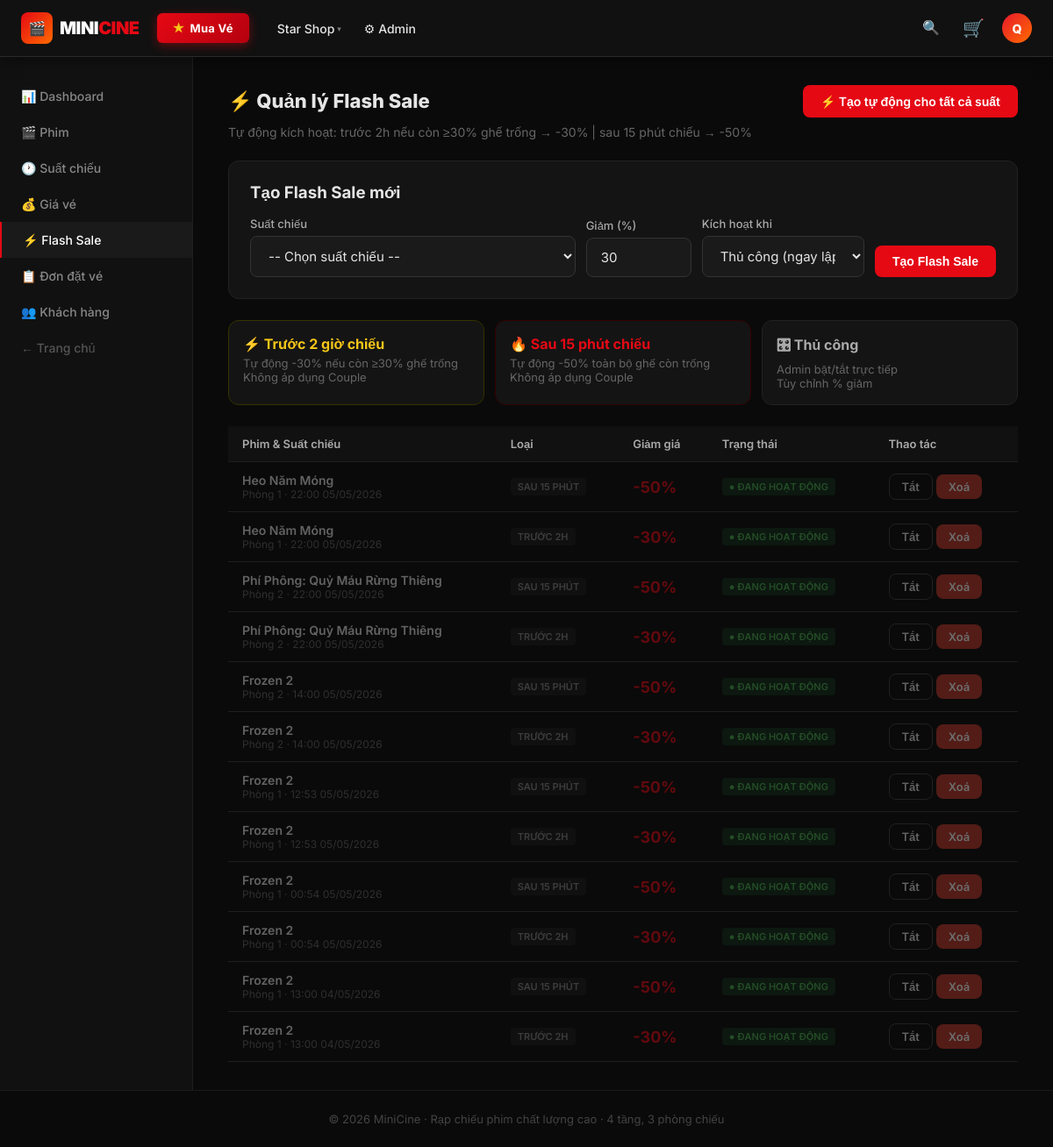
/admin/flash.php (signed in), run on the app's committed database.
### tables this page shows
CREATE TABLE `tblflashsales` (
  `id` int(10) UNSIGNED NOT NULL,
  `show_id` int(10) UNSIGNED NOT NULL,
  `discount_pct` tinyint(3) UNSIGNED NOT NULL DEFAULT 30,
  `trigger_type` enum('pre2h','post15m','manual') NOT NULL DEFAULT 'pre2h',
  `is_active` tinyint(1) NOT NULL DEFAULT 1
);

CREATE TABLE `tblmovies` (
  `id` int(10) UNSIGNED NOT NULL,
  `title` varchar(255) NOT NULL,
  `description` text DEFAULT NULL,
  `genre` varchar(100) DEFAULT NULL,
  `duration_min` smallint(5) UNSIGNED NOT NULL DEFAULT 90,
  `poster_url` varchar(255) DEFAULT NULL,
  `trailer_url` varchar(255) DEFAULT NULL,
  `status` enum('showing','upcoming','ended') NOT NULL DEFAULT 'upcoming',
  `age_rating` enum('P','T13','T16','T18') NOT NULL DEFAULT 'P',
  `avg_rating` decimal(3,1) NOT NULL DEFAULT 0.0,
  `created_at` datetime NOT NULL DEFAULT current_timestamp()
);

CREATE TABLE `tblrooms` (
  `id` tinyint(3) UNSIGNED NOT NULL,
  `floor` tinyint(3) UNSIGNED NOT NULL,
  `name` varchar(50) NOT NULL
);

CREATE TABLE `tblshows` (
  `id` int(10) UNSIGNED NOT NULL,
  `movie_id` int(10) UNSIGNED NOT NULL,
  `room_id` tinyint(3) UNSIGNED NOT NULL,
  `start_time` datetime NOT NULL,
  `end_time` datetime NOT NULL
);

### admin/flash.php (the view, shortened to what this page needs)
<?php
require_once __DIR__ . '/../includes/layout.php';
$db  = db();
$sales = $db->query("
    SELECT fs.*, m.title as movie_title, s.start_time, r.name as room_name
    FROM tblFlashSales fs
    JOIN tblShows  s ON s.id=fs.show_id
    JOIN tblMovies m ON m.id=s.movie_id
    JOIN tblRooms  r ON r.id=s.room_id
    ORDER BY s.start_time DESC
")->fetch_all(MYSQLI_ASSOC);
?>
<div class="admin-layout">
<?php include __DIR__ . '/sidebar.php'; ?>
<div class="admin-content">
  <div style="display:flex;justify-content:space-between;align-items:center;margin-bottom:8px;flex-wrap:wrap;gap:12px">
    <h1 style="font-size:22px;font-weight:800">⚡ Quản lý Flash Sale</h1>
    <a href="?action=auto_create_all" class="btn btn-primary"
       onclick="return confirm('Tự động tạo Flash Sale (pre2h -30% và post15m -50%) cho tất cả suất chiếu chưa có?')">
      ⚡ Tạo tự động cho tất cả suất
    </a>
  </div>
  <p class="text-muted mb-3" style="font-size:14px">
    Tự động kích hoạt: trước 2h nếu còn ≥30% ghế trống → -30% | sau 15 phút chiếu → -50%
  </p>
  <div class="card mb-3">
    <div class="card-body">
      <h3 style="margin-bottom:16px">Tạo Flash Sale mới</h3>
      <form method="post" style="display:flex;gap:12px;flex-wrap:wrap;align-items:flex-end">
        <div class="form-group" style="flex:2;min-width:200px;margin:0">
          <label>Suất chiếu</label>
          <select class="form-control" name="show_id" required>
            <option value="">-- Chọn suất chiếu --</option>
          </select>
        </div>
        <div class="form-group" style="width:120px;margin:0">
          <label>Giảm (%)</label>
          <input class="form-control" type="number" name="discount_pct" min="1" max="90" value="30">
        </div>
        <div class="form-group" style="flex:1;min-width:160px;margin:0">
          <label>Kích hoạt khi</label>
          <select class="form-control" name="trigger_type">
            <option value="manual">Thủ công (ngay lập tức)</option>
          </select>
        </div>
        <button class="btn btn-primary" type="submit" style="flex-shrink:0">Tạo Flash Sale</button>
      </form>
    </div>
  </div>
  <div style="display:grid;grid-template-columns:1fr 1fr 1fr;gap:12px;margin-bottom:24px">
    <div class="card" style="padding:16px;border-color:#333300">
      <div style="color:#f5c518;font-weight:700;margin-bottom:4px">⚡ Trước 2 giờ chiếu</div>
      <div class="text-muted" style="font-size:13px">Tự động -30% nếu còn ≥30% ghế trống<br>Không áp dụng Couple</div>
    </div>
    <div class="card" style="padding:16px;border-color:#330000">
      <div style="color:#e50914;font-weight:700;margin-bottom:4px">🔥 Sau 15 phút chiếu</div>
      <div class="text-muted" style="font-size:13px">Tự động -50% toàn bộ ghế còn trống<br>Không áp dụng Couple</div>
    </div>
    <div class="card" style="padding:16px">
      <div style="color:#aaa;font-weight:700;margin-bottom:4px">🎛 Thủ công</div>
      <div class="text-muted" style="font-size:13px">Admin bật/tắt trực tiếp<br>Tùy chỉnh % giảm</div>
    </div>
  </div>
  <div class="table-wrap">
    <table>
      <thead><tr><th>Phim & Suất chiếu</th><th>Loại</th><th>Giảm giá</th><th>Trạng thái</th><th>Thao tác</th></tr></thead>
      <tbody>
        <?php foreach ($sales as $fs):
          $isPast = strtotime($fs['start_time']) < time();
          $triggerLabel = ['pre2h'=>'Trước 2h','post15m'=>'Sau 15 phút','manual'=>'Thủ công'][$fs['trigger_type']];
        ?>
        <tr style="<?= $isPast?'opacity:.4':'' ?>">
          <td>
            <div style="font-weight:600"><?= htmlspecialchars($fs['movie_title']) ?></div>
            <div class="text-muted" style="font-size:12px">
              <?= $fs['room_name'] ?> · <?= date('H:i d/m/Y', strtotime($fs['start_time'])) ?>
            </div>
          </td>
          <td><span class="badge" style="background:#1a1a1a;color:#888"><?= $triggerLabel ?></span></td>
          <td><span style="color:#e50914;font-weight:700;font-size:18px">-<?= $fs['discount_pct'] ?>%</span></td>
          <td>
            <span class="badge" style="background:<?= $fs['is_active']?'#0f2d1a':'#1a1a1a' ?>;
              color:<?= $fs['is_active']?'#4caf50':'#555' ?>">
              <?= $fs['is_active'] ? '● Đang hoạt động' : '○ Tắt' ?>
            </span>
          </td>
          <td>
            <a href="?action=toggle&id=<?= $fs['id'] ?>" class="btn btn-outline btn-sm">
              <?= $fs['is_active'] ? 'Tắt' : 'Bật' ?>
            </a>
            <a href="?action=delete&id=<?= $fs['id'] ?>" class="btn btn-danger btn-sm"
               onclick="return confirm('Xoá Flash Sale này?')">Xoá</a>
          </td>
        </tr>
        <?php endforeach; ?>
      </tbody>
    </table>
  </div>
</div>
</div>

### assets/css/main.css (style rules this page uses)
*, *::before, *::after { box-sizing: border-box; margin: 0; padding: 0; }
html { font-size: 16px; scroll-behavior: smooth; }
body { font-family: "Inter", sans-serif; background: #0a0a0a; color: #e5e5e5; min-height: 100vh; display: flex; flex-direction: column; }
a { color: #e50914; text-decoration: none; }
.btn { display: inline-flex; align-items: center; gap: 8px; padding: 10px 20px; border-radius: 8px; font-size: 14px; font-weight: 600; cursor: pointer; border: none; transition: all 0.15s; text-decoration: none !important; }
.btn-primary { background: #e50914; color: #fff; }
.btn-outline { background: transparent; color: #e5e5e5; border: 1px solid #444; }
.btn-danger { background: #c0392b; color: #fff; }
.btn-sm { padding: 6px 14px; font-size: 13px; }
.form-group { display: flex; flex-direction: column; gap: 6px; margin-bottom: 16px; }
.form-group label { font-size: 13px; font-weight: 500; color: #aaa; }
.form-control { background: #1a1a1a; color: #e5e5e5; border: 1px solid #333; border-radius: 8px; padding: 12px 16px; font-size: 15px; font-family: inherit; transition: border-color 0.15s; width: 100%; }
.form-control::placeholder { color: #555; }
select.form-control { cursor: pointer; }
.card { background: #141414; border: 1px solid #222; border-radius: 12px; overflow: hidden; }
.card-body { padding: 24px; }
.badge { display: inline-block; padding: 3px 8px; border-radius: 4px; font-size: 11px; font-weight: 600; text-transform: uppercase; }
.table-wrap { overflow-x: auto; }
table { width: 100%; border-collapse: collapse; }
th, td { padding: 12px 16px; text-align: left; border-bottom: 1px solid #1f1f1f; font-size: 14px; }
th { font-weight: 600; color: #aaa; font-size: 13px; background: #111; }
.admin-layout { display: flex; min-height: calc(100vh - 64px); }
.admin-content { flex: 1; padding: 32px 40px; overflow-x: auto; }
.text-muted { color: #666; }
.mb-3 { margin-bottom: 24px; }

### data on the page
tblflashsales: tblmovies.title "Heo Năm Móng", tblrooms.name "Phòng 1", show.start_time "22:00 05/05/2026", trigger_type "SAU 15 PHÚT", discount_pct "50", is_active "● ĐANG HOẠT ĐỘNG"
tblflashsales: tblmovies.title "Heo Năm Móng", tblrooms.name "Phòng 1", show.start_time "22:00 05/05/2026", trigger_type "TRƯỚC 2H", discount_pct "30", is_active "● ĐANG HOẠT ĐỘNG"
tblflashsales: tblmovies.title "Phí Phông: Quỷ Máu Rừng Thiêng", tblrooms.name "Phòng 2", show.start_time "22:00 05/05/2026", trigger_type "SAU 15 PHÚT", discount_pct "50", is_active "● ĐANG HOẠT ĐỘNG"
tblflashsales: tblmovies.title "Phí Phông: Quỷ Máu Rừng Thiêng", tblrooms.name "Phòng 2", show.start_time "22:00 05/05/2026", trigger_type "TRƯỚC 2H", discount_pct "30", is_active "● ĐANG HOẠT ĐỘNG"
tblflashsales: tblmovies.title "Frozen 2", tblrooms.name "Phòng 2", show.start_time "14:00 05/05/2026", trigger_type "SAU 15 PHÚT", discount_pct "50", is_active "● ĐANG HOẠT ĐỘNG"
tblflashsales: tblmovies.title "Frozen 2", tblrooms.name "Phòng 2", show.start_time "14:00 05/05/2026", trigger_type "TRƯỚC 2H", discount_pct "30", is_active "● ĐANG HOẠT ĐỘNG"
tblflashsales: tblmovies.title "Frozen 2", tblrooms.name "Phòng 1", show.start_time "12:53 05/05/2026", trigger_type "SAU 15 PHÚT", discount_pct "50", is_active "● ĐANG HOẠT ĐỘNG"
tblflashsales: tblmovies.title "Frozen 2", tblrooms.name "Phòng 1", show.start_time "12:53 05/05/2026", trigger_type "TRƯỚC 2H", discount_pct "30", is_active "● ĐANG HOẠT ĐỘNG"
tblflashsales: tblmovies.title "Frozen 2", tblrooms.name "Phòng 1", show.start_time "00:54 05/05/2026", trigger_type "SAU 15 PHÚT", discount_pct "50", is_active "● ĐANG HOẠT ĐỘNG"
tblflashsales: tblmovies.title "Frozen 2", tblrooms.name "Phòng 1", show.start_time "00:54 05/05/2026", trigger_type "TRƯỚC 2H", discount_pct "30", is_active "● ĐANG HOẠT ĐỘNG"
tblflashsales: tblmovies.title "Frozen 2", tblrooms.name "Phòng 1", show.start_time "13:00 04/05/2026", trigger_type "SAU 15 PHÚT", discount_pct "50", is_active "● ĐANG HOẠT ĐỘNG"
tblflashsales: tblmovies.title "Frozen 2", tblrooms.name "Phòng 1", show.start_time "13:00 04/05/2026", trigger_type "TRƯỚC 2H", discount_pct "30", is_active "● ĐANG HOẠT ĐỘNG"

### other printed values
mb_strtoupper(mb_substr($name,0,1)) "Q"
